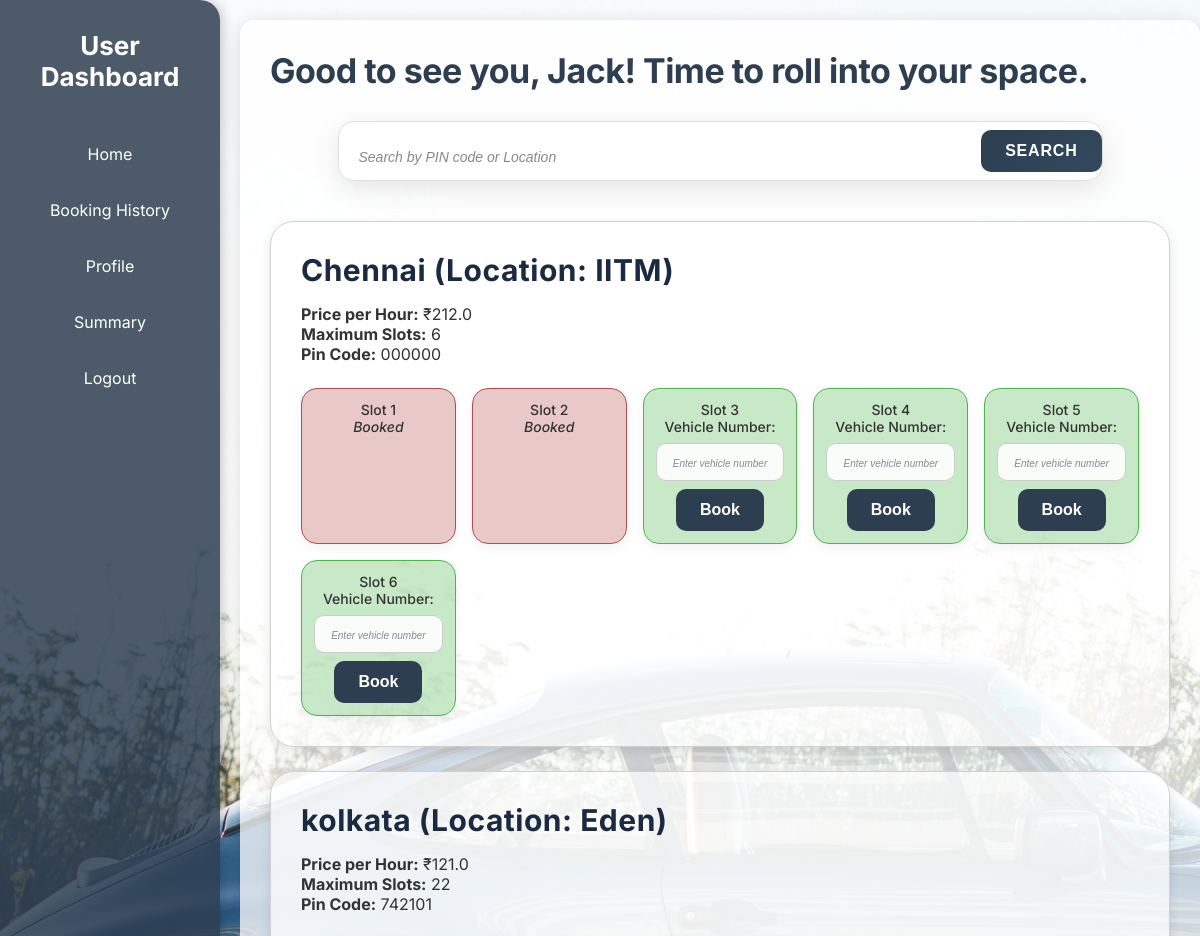
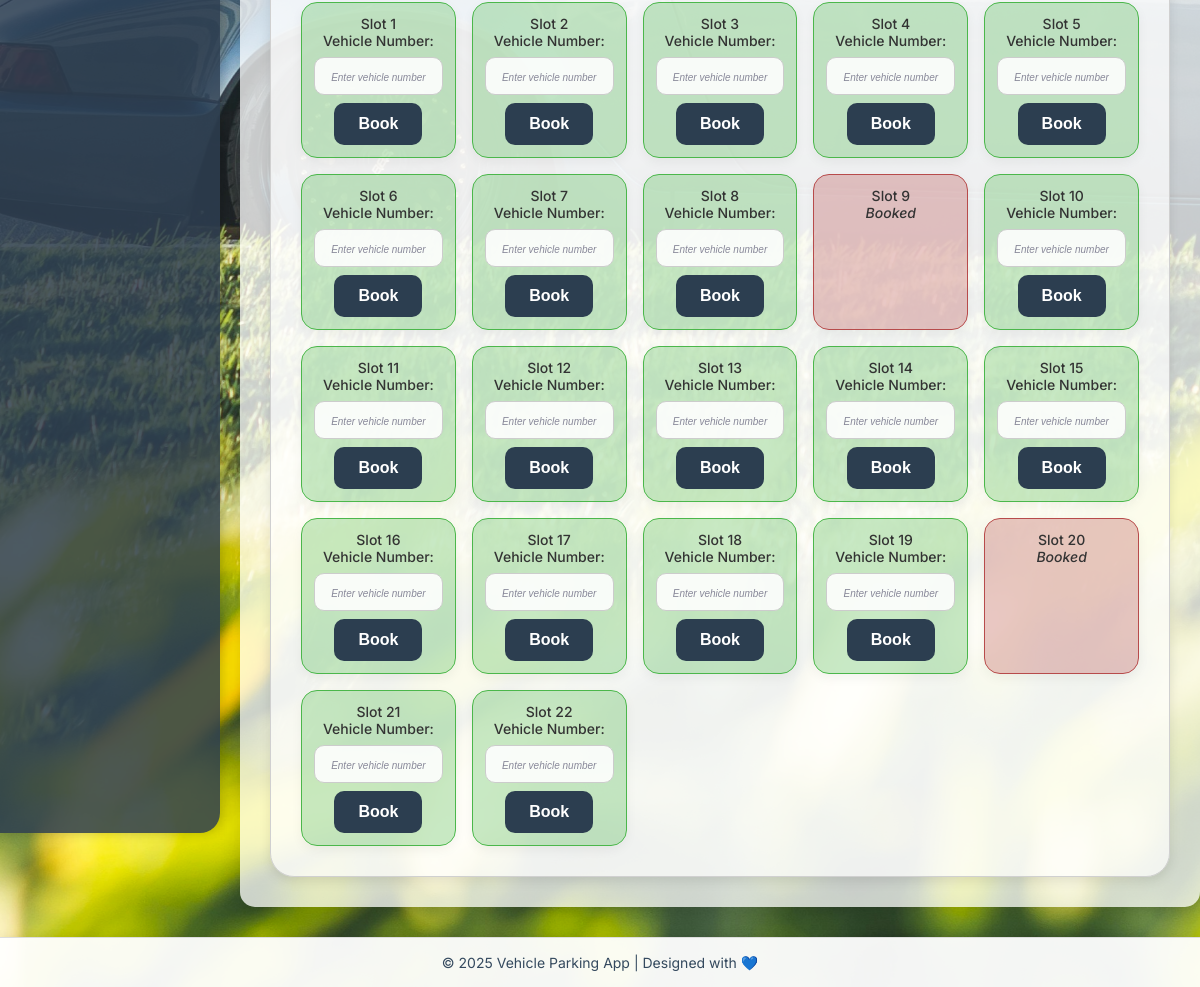
The app's page /user-booking/a (signed in) with its own data (2 pictures, top to bottom).
### tables this page shows
CREATE TABLE users (
            id INTEGER PRIMARY KEY AUTOINCREMENT,
            email TEXT NOT NULL,
            username TEXT NOT NULL,
            password TEXT NOT NULL,
            fullname TEXT NOT NULL,
            address TEXT NOT NULL,
            pincode TEXT NOT NULL,
            slot_id INTEGER
        );

CREATE TABLE parking_lots (
            id INTEGER PRIMARY KEY AUTOINCREMENT,
            location_name TEXT NOT NULL,
            address TEXT NOT NULL,
            pincode TEXT NOT NULL,
            price_per_hour REAL NOT NULL,
            max_spots INTEGER NOT NULL
        );

CREATE TABLE parking_slots (
            id INTEGER PRIMARY KEY AUTOINCREMENT,
            parking_lot_id INTEGER NOT NULL,
            slot_number INTEGER NOT NULL,
            status TEXT NOT NULL DEFAULT 'available',
            FOREIGN KEY (parking_lot_id) REFERENCES parking_lots(id)
        );

### app.py (the view)
@app.route('/user-booking/<username>', methods=['GET'])
def user_booking(username):
    if 'username' not in session or session['username'] != username:
        return redirect(url_for('user_login'))
    conn = get_db()
    c = conn.cursor()
    c.execute('SELECT id, fullname, username FROM users WHERE username = ?', (username,))
    user = c.fetchone()
    if not user:
        return render_template('login.html', message="User not found.")
    user_data = {
        'id': user['id'],
        'fullname': user['fullname'],
        'username': user['username']
    }
    if 'user_id' not in session:
        session['user_id'] = user['id']
    search_query = request.args.get('search', '').strip()
    if search_query:
        c.execute('''
            SELECT * FROM parking_lots
            WHERE LOWER(location_name) LIKE ? OR pincode LIKE ?
        ''', (f'%{search_query.lower()}%', f'%{search_query}%'))
    else:
        c.execute('SELECT * FROM parking_lots')
    lots = c.fetchall()
    parking_lots_with_slots = []
    for lot in lots:
        try:
            c.execute('SELECT id, slot_number, status FROM parking_slots WHERE parking_lot_id = ? ORDER BY slot_number', (lot['id'],))
            slots = c.fetchall()
            parking_lots_with_slots.append((lot, slots))
        except DatabaseError as e:
            logger.error(f"Database error in fetching slots: {e}")
            return "Database error occurred", 500
    c.execute('''
        SELECT id, slot_id, lot_id, status
        FROM parking_bookings
        WHERE user_id = ? AND status = 'booked'
    ''', (user_data['id'],))
    bookings = c.fetchall()
    response = make_response(render_template(
        'user-booking.html',
        user=user_data,
        lots=parking_lots_with_slots,
        bookings=bookings
    ))
    response.headers['Cache-Control'] = 'no-store, no-cache, must-revalidate'
    response.headers['Pragma'] = 'no-cache'
    response.headers['Expires'] = '0'
    return response

### app.py (called while the page is built)
def get_db():
    if 'db' not in g:
        logger.info("Opening database connection for request")
        g.db = database.get_db_connection()
    return g.db

### database.py (called while the page is built)
def get_db_connection():
    conn = sqlite3.connect('parking_app.db')
    conn.row_factory = sqlite3.Row
    return conn

### templates/user-booking.html (shortened to what this page needs)
<!DOCTYPE html>
<html lang="en">
<head>
  <link href="{{ url_for('static', filename='css/user-booking.css') }}" rel="stylesheet">
</head>
<body>
  <div class="user-booking">
    <div class="sidebar">
      <h2>User Dashboard</h2>
      <a href="{{ url_for('user_booking', username=user['username']) }}">Home</a>
      <a href="{{ url_for('user_booking_history', username=user['username']) }}">Booking History</a>
      <a href="{{ url_for('user_profile', username=user['username']) }}">Profile</a>
      <a href="{{ url_for('user_summery', username=user['username']) }}">Summary</a>
      <a href="{{ url_for('user_logout') }}">Logout</a>
    </div>
    <div class="main-content">
      <h1>Good to see you, {{ user['fullname'].split()[0] }}! Time to roll into your space.</h1>
      <form action="{{ url_for('user_booking', username=user['username']) }}" method="GET" class="search-form">
        <div class="search-container">
          <input type="text" name="search" id="search-input" placeholder="Search by PIN code or Location" required>
          <button type="submit" id="search-button">Search</button>
        </div>
      </form>
      {% for lot, slots in lots %}
        <div class="parking-lot">
          <h2>{{ lot[1] }} (Location: {{ lot[2] }})</h2>
          <p><strong>Price per Hour:</strong> ₹{{ lot[4] }}</p>
          <p><strong>Maximum Slots:</strong> {{ lot[5] }}</p>
          <p><strong>Pin Code:</strong> {{ lot[3] }}</p>
          <div class="slots">
            {% for slot in slots %}
              <div class="slot {% if slot[2] == 'booked' %}booked{% else %}available{% endif %}">
                <p>Slot {{ slot[1] }}</p>
                {% if slot[2] == 'available' %}
                  <form action="{{ url_for('book_slot_user', lot_id=lot[0], slot_id=slot[1]) }}" method="POST">
                    <label for="vehicle_number_{{ slot[1] }}">Vehicle Number:</label>
                    <input type="text" name="vehicle_number" id="vehicle_number_{{ slot[1] }}" required placeholder="Enter vehicle number">
                    <button type="submit">Book</button>
                  </form>
                {% else %}
                  <p><em>Booked</em></p>
                {% endif %}
              </div>
            {% endfor %}
          </div>
        </div>
      {% endfor %}
    </div>
  </div>
  <div class="footer">
    © 2025 Vehicle Parking App | Designed with 💙
  </div>
</body>
</html>

### records on screen
users: fullname "Jack"
parking_lots: location_name "Chennai", address "IITM", price_per_hour "212.0", max_spots "6", pincode "000000"
parking_slots: slot_number "1", status "Booked"
parking_slots: slot_number "2", status "Booked"
parking_slots: slot_number "3"
parking_slots: slot_number "4"
parking_slots: slot_number "5"
parking_slots: slot_number "6"
parking_lots: location_name "kolkata", address "Eden", price_per_hour "121.0", max_spots "22", pincode "742101"
parking_slots: slot_number "1"
parking_slots: slot_number "2"
parking_slots: slot_number "3"
parking_slots: slot_number "4"
parking_slots: slot_number "5"
parking_slots: slot_number "6"
parking_slots: slot_number "7"
parking_slots: slot_number "8"
parking_slots: slot_number "9", status "Booked"
parking_slots: slot_number "10"
parking_slots: slot_number "11"
parking_slots: slot_number "12"
parking_slots: slot_number "13"
parking_slots: slot_number "14"
parking_slots: slot_number "15"
parking_slots: slot_number "16"
parking_slots: slot_number "17"
parking_slots: slot_number "18"
parking_slots: slot_number "19"
parking_slots: slot_number "20", status "Booked"
parking_slots: slot_number "21"
parking_slots: slot_number "22"
